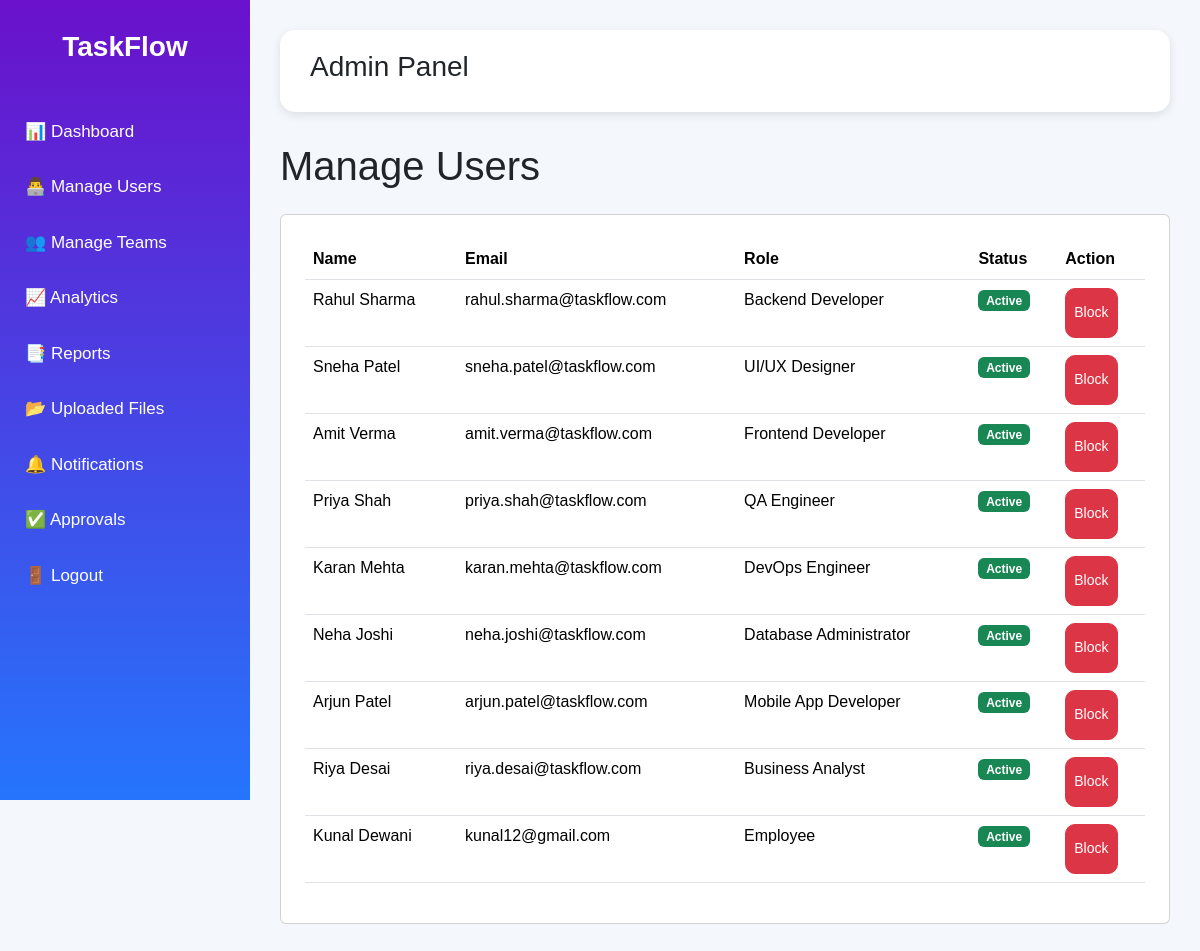
Screenshot of /manage-users/ with the database file from the repository.
### productivity/models.py (models this page shows, shortened)
class Team(models.Model):
    name = models.CharField(max_length=200)
    leader = models.CharField(max_length=200)
    email = models.EmailField()
    skill = models.CharField(max_length=100)
    role = models.CharField(max_length=50)
    joined_at = models.DateTimeField(
        auto_now_add=True
    )

### productivity/views.py (the view)
def manage_users(request):
    users = Team.objects.all()
    return render(
        request,
        'admin/manage_users.html',
        {
            'users': users
        }
    )

### productivity/templates/admin/manage_users.html
{% extends 'base/admin_base.html' %}
{% block content %}
<h1 class="mb-4">
Manage Users
</h1>
<div class="card p-4">
<table class="table table-hover">
<thead>
<tr>
<th>Name</th>
<th>Email</th>
<th>Role</th>
<th>Status</th>
<th>Action</th>
</tr>
</thead>
<tbody>
{% for user in users %}
<tr>
<td>
{{ user.name }}
</td>
<td>
{{ user.email }}
</td>
<td>
{{ user.role }}
</td>
<td>
<span class="badge bg-success">
Active
</span>
</td>
<td>
<button class="btn btn-danger btn-sm">
Block
</button>
</td>
</tr>
{% empty %}
<tr>
<td colspan="5" class="text-center">
No Users Found
</td>
</tr>
{% endfor %}
</tbody>
</table>
</div>
{% endblock %}

### productivity/templates/base/admin_base.html (shortened to what this page needs)
{% load static %}
<!DOCTYPE html>
<html lang="en">
<head>
<link
href="https://cdn.jsdelivr.net/npm/bootstrap@5.3.3/dist/css/bootstrap.min.css"
rel="stylesheet">
<link
rel="stylesheet"
href="{% static 'css/style.css' %}">
<link
rel="stylesheet"
href="{% static 'css/admin.css' %}">
<link
rel="stylesheet"
href="{% static 'css/responsive.css' %}">
</head>
<body>
<div class="sidebar">
<h2 class="logo">
TaskFlow
</h2>
<ul>
<li>
<a href="/admin-dashboard/">
📊 Dashboard
</a>
</li>
<li>
<a href="/manage-users/">
👨‍💻 Manage Users
</a>
</li>
<li>
<a href="/manage-teams/">
👥 Manage Teams
</a>
</li>
<li>
<a href="/analytics/">
📈 Analytics
</a>
</li>
<li>
<a href="/reports/">
📑 Reports
</a>
</li>
<li>
<a href="/uploaded-files/">
📂 Uploaded Files
</a>
</li>
<li>
<a href="/notifications/">
🔔 Notifications
</a>
</li>
<li>
<a href="/approvals/">
✅ Approvals
</a>
</li>
<li>
<a href="/logout/">
🚪 Logout
</a>
</li>
</ul>
</div>
<div class="main-content">
<div class="topbar">
<h3>
Admin Panel
</h3>
</div>
<div class="content-area">
{% block content %}
{% endblock %}
</div>
</div>
</body>
</html>

### productivity/static/css/style.css (style rules this page uses)
body { margin: 0; font-family: Arial, sans-serif; background: #f4f7fc; }
.sidebar { position: fixed; top: 0; left: 0; width: 250px; height: 100vh; overflow-y: auto; overflow-x: hidden; background: linear-gradient( 180deg, #4e73df, #224abe ); padding-top: 30px; }
.sidebar h2 { color: white; text-align: center; margin-bottom: 20px; }
.sidebar ul { list-style: none; padding: 0; }
.sidebar ul li { padding: 10px 20px; }
.sidebar ul li a { color: white; text-decoration: none; font-size: 17px; }
.main-content { margin-left: 250px; padding: 30px; }
.topbar { display: flex; justify-content: space-between; align-items: center; margin-bottom: 30px; }
.btn { height: 50px; border-radius: 10px; }

### productivity/static/css/admin.css (style rules this page uses)
body { margin: 0; font-family: Arial, sans-serif; background: #f4f7fc; }
.sidebar { position: fixed; top: 0; left: 0; width: 250px; height: 100vh; overflow-y: auto; overflow-x: hidden; background: linear-gradient( 180deg, #6a11cb, #2575fc ); padding-top: 30px; z-index: 1000; }
.sidebar .logo { color: white; text-align: center; margin-bottom: 40px; font-size: 28px; font-weight: bold; }
.sidebar ul { list-style: none; padding: 0; margin: 0; }
.sidebar ul li { padding: 15px 25px; }
.sidebar ul li a { color: white; text-decoration: none; font-size: 17px; display: block; }
.main-content { margin-left: 250px; padding: 30px; }
.topbar { background: white; padding: 20px 30px; border-radius: 15px; margin-bottom: 30px; box-shadow: 0 3px 10px rgba(0,0,0,0.1); }
.table { background: white; }

### rows the page displays
Team: name "Rahul Sharma", email "rahul.sharma@taskflow.com", role "Backend Developer"
Team: name "Sneha Patel", email "sneha.patel@taskflow.com", role "UI/UX Designer"
Team: name "Amit Verma", email "amit.verma@taskflow.com", role "Frontend Developer"
Team: name "Priya Shah", email "priya.shah@taskflow.com", role "QA Engineer"
Team: name "Karan Mehta", email "karan.mehta@taskflow.com", role "DevOps Engineer"
Team: name "Neha Joshi", email "neha.joshi@taskflow.com", role "Database Administrator"
Team: name "Arjun Patel", email "arjun.patel@taskflow.com", role "Mobile App Developer"
Team: name "Riya Desai", email "riya.desai@taskflow.com", role "Business Analyst"
Team: name "Kunal Dewani", email "kunal12@gmail.com", role "Employee"
